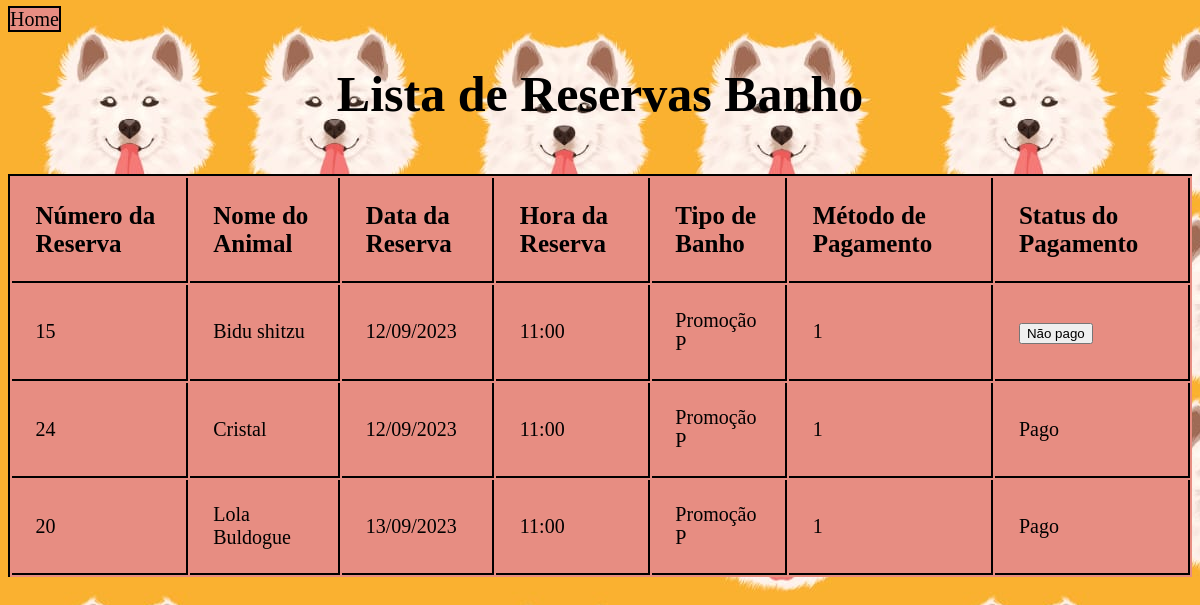
/lista_reservabanho/ (signed in), run on an earlier commit of the app's database.
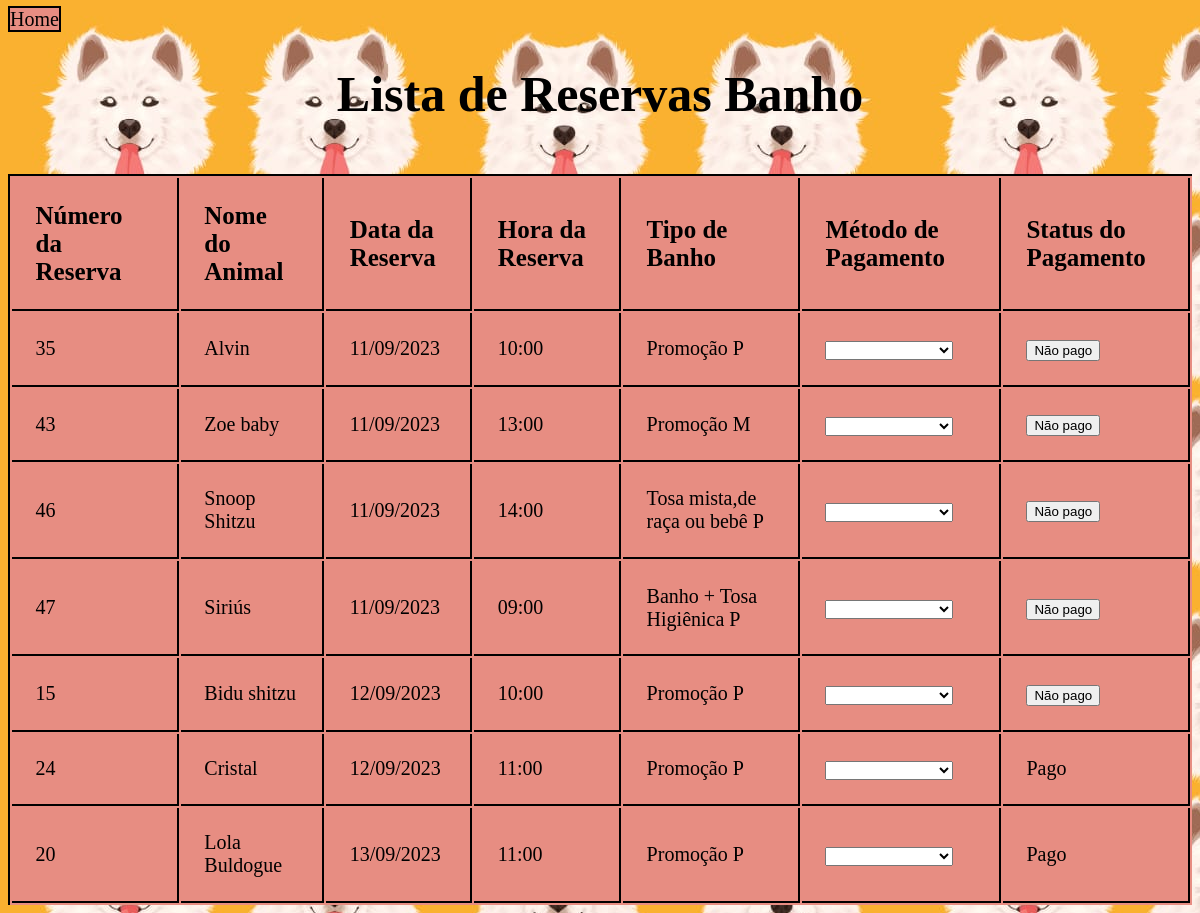
And on a later commit of the database.
### hotel/models.py (models this page shows, shortened)
class ReservaBanho(models.Model):
    num_reserva = models.IntegerField(primary_key=True, editable=False)
    data_reserva = models.DateField()
    hora_reserva = models.TimeField()
    banhista = models.ForeignKey(User, on_delete=models.CASCADE)
    cachorro = models.CharField(max_length=100)
    tipo_banho = models.ForeignKey('hotel.ServicosAdicionais', on_delete=models.CASCADE)
    status_de_pagamento = models.BooleanField(default=False, null=True, choices=[(False, 'Não Pago'), (True, 'Pago')])
    observacoes = models.TextField(max_length=100, blank=True, null=True)
    METODO_CHOICES = (('Cartão de Crédito', 'Cartão de Crédito'),('Cartão de Debito', 'Cartão de Debito'),('Dinheiro', 'Dinheiro'),('Pix', 'Pix'),)
    metodo_de_pagamento =  models.CharField(blank=True, null=True, max_length=20, choices=METODO_CHOICES)
    total = models.CharField(max_length=50, blank=True, null=True)

class ServicosAdicionais(models.Model):
    nome_servico = models.CharField(max_length=50, primary_key=True)
    valor_servico = models.DecimalField(max_digits=6, decimal_places=2)
    class Meta:
            db_table = 'Servicos_adicionais'
    def __str__(self):
        return self.nome_servico

### hotel/views.py (the view)
# urls.py: path('lista_reservabanho/', views.reservabanho_list, name='lista_reservabanho'),
@login_required(login_url="/auth/login/")
def reservabanho_list(request):
    hoje = date.today()
    reservas = ReservaBanho.objects.filter(data_reserva__gte=hoje).order_by('data_reserva')
    context = {
        'reservas': reservas,
    }
    return render(request, 'lista_reservabanho.html', context)

### hotel/templates/lista_reservabanho.html (shortened to what this page needs)
<!DOCTYPE html>
<html>
  <head>
    {% load static %}
  </head>
  <body>
    <table class="form">
      <a class="home" href="{% url 'home' %}">Home</a>
      <h1>Lista de Reservas Banho</h1>
        <thead class="legenda">
          <tr class="tr">
            <th>Número da Reserva</th>
            <th>Nome do Animal</th>
            <th>Data da Reserva</th>
            <th>Hora da Reserva</th>
            <th>Tipo de Banho</th>
            <th>Método de Pagamento</th>
            <th>Status do Pagamento</th>
          </tr>
        </thead>
        <br>
        <tbody>
          {% for reserva in reservas %}
            <tr>
              {% if reservas.status_pagamento == True %}
                <td class='num'>{{ reserva.num_reserva }}</td>
              {% else %}
              <td class='num'>{{ reserva.num_reserva }}</td>
              {% endif %}
              <td class='nome'>{{ reserva.cachorro}}</td>
              <td class='data'>{{ reserva.data_reserva |date:"d/m/Y"}}</td>
              <td class='entrada'>{{ reserva.hora_reserva }}</td>
              <td class='tipo'>{{ reserva.tipo_banho }}</td>
              {% if reserva.metodo_de_pagamento %}
              <td class='metodo'>{{ reserva.metodo_de_pagamento }}</td>
              {% else %}
                <form action="{% url 'fechar_reserva' %}" method="post">
                  <td class='metodo_pagamento'>
                    <select name="metodo_pagamento" id="metodo_pagamento">
                      <option value=""></option>
                      <option value="debito">Cartão de Debito</option>
                    </select>
                  </td>
              {% endif %}
                  {% if reserva.status_de_pagamento == True %}
                    <td class='pagamento'>Pago</td>
                  {% else %}
                    <td class="pagamento">
                      <button type="submit">Não pago</button>
                    </td>
                </form>
                  {% endif %}
          {% endfor %}
        </tbody>
    </table>
  </body>
</html>

### hotel/templates/lista_reservabanho.html (style rules this page uses)
body { background-image: url('/static/img/fundo.jpeg'); }
.form { width: 100%; text-align:center; font-size: 20px; border-top:2px solid black; border-left:2px solid black; background-color: #e78d82; }
.legenda { font-size: 25px; }
h1 { text-align:center; font-size: 50px; }
th, td { padding: 2%; text-align: left; border-bottom: 2px solid black; border-right: 2px solid black; }
.home { font-size: 20px; text-decoration: none; color: black; border: 2px solid black; background-color: rgb(231, 141, 130); }

What changed in the data, as far as the page shows it:
added ReservaBanho: num_reserva "35", cachorro "Alvin", data_reserva "11/09/2023", hora_reserva "10:00", tipo_banho "Promoção P", status_de_pagamento "Não pago"
added ReservaBanho: num_reserva "43", cachorro "Zoe baby", data_reserva "11/09/2023", hora_reserva "13:00", tipo_banho "Promoção M", status_de_pagamento "Não pago"
added ReservaBanho: num_reserva "46", cachorro "Snoop Shitzu", data_reserva "11/09/2023", hora_reserva "14:00", tipo_banho "Tosa mista,de raça ou bebê P", status_de_pagamento "Não pago"
added ReservaBanho: num_reserva "47", cachorro "Siriús", data_reserva "11/09/2023", hora_reserva "09:00", tipo_banho "Banho + Tosa Higiênica P", status_de_pagamento "Não pago"
changed ReservaBanho "Bidu shitzu": hora_reserva "11:00" → "10:00"; metodo_de_pagamento "1" → (not shown)
changed ReservaBanho "Cristal": metodo_de_pagamento "1" → (not shown)
changed ReservaBanho "Lola Buldogue": metodo_de_pagamento "1" → (not shown)
